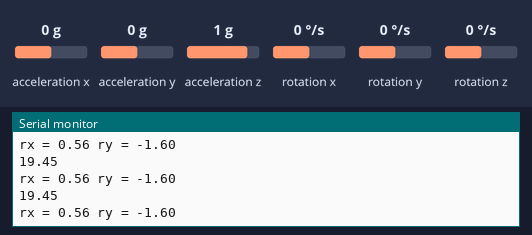
Simulated run of this sketch. Board: Arduino Uno, built with avr-gcc and run on an emulated ATmega328P. Shown: the last lines printed to the serial monitor. Inputs (shaded band) come from the test bench; at power-on: rotation z 0 °/s, acceleration x 0 g, acceleration y 0 g, acceleration z 1 g, rotation x 0 °/s, rotation y 0 °/s.

Above: at 3.2 s.
3.3 s: rotation z set to -192 °/s
At 4.4 s:
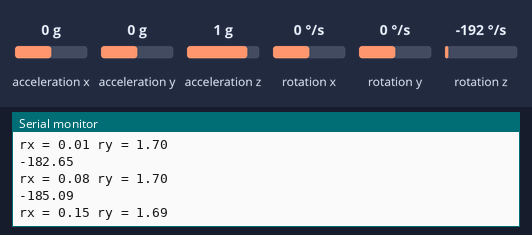
4.8 s: rotation z set to -100 °/s
At 5.9 s:
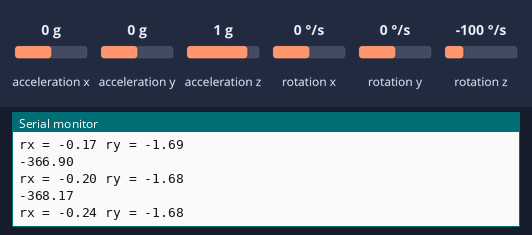
Timing chart, 0 to 7.8 s (numbered marks = the images above; inputs shaded):
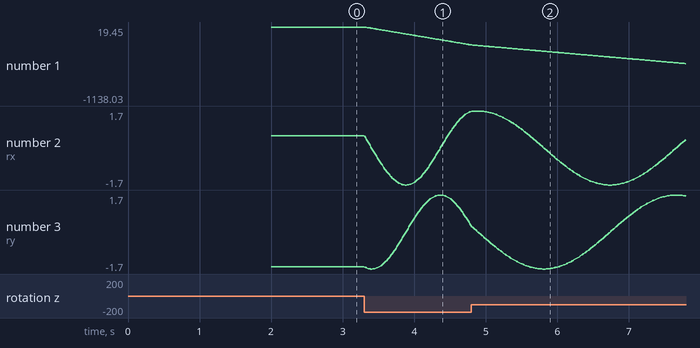

Measured:
- after the input at 3.3 s, the serial monitor: prints a new line at once (image 1)
- plotted number 1: 19.45 → -259.79 after the input at 3.3 s
- plotted number 2: 0.56 → 1.67 after the input at 3.3 s
- plotted number 3: -1.6 → 0.3 after the input at 3.3 s

The sketch:

3.ino
```cpp
// (licence header left out)
 double startz = 0.0 ;
 double diff = 0.0 ;
 double realdiff = 0.0 ;
 double r = 1.696827923 ;
 double rx = 0.0;
 double ry = 0.0;
 #include "Wire.h"
 #include <MPU6050_light.h>
 MPU6050 mpu(Wire);
 unsigned long timer = 0;
 void setup() {
   Serial.begin(115200);
   Serial.print("hello");
   Wire.begin();
 byte status = mpu.begin();
   Serial.print(F("MPU6050 status: "));
   Serial.println(status);
   while (status != 0) { } // stop everything if could not connect to MPU6050
 Serial.println(F("Calculating offsets, do not move MPU6050"));
   delay(1000);
   mpu.calcOffsets(); // gyro and accelero
   Serial.println("Done!\n");
   mpu.update();
   startz = mpu.getAngleZ();
 }
 void loop() {
   mpu.update();
 if ((millis() - timer) > 10) { // print data every 10ms
     //Serial.print("X : ");
     //Serial.print(mpu.getAngleX());
     //Serial.print("\tY : ");
     //Serial.print(mpu.getAngleY());
     //Serial.print("Z : ");
     //Serial.println(mpu.getAngleZ());

     if((mpu.getAngleZ() - startz+19.45)>0)
     {
      diff = mpu.getAngleZ() - startz + 19.45;
     Serial.println(diff);
     if(diff>360)
     {
      diff = diff - 360;
     }

     if(diff>=270)
     {
      //quotant 4
        diff = diff - 270 ;
        rx = r*cos(diff*3.14/180);
        ry = r*sin(diff*3.14/180);
        rx = -1*abs(rx);
        ry = -1*abs(ry);
     }
     else if(diff>=180)
     {
        //quotant 3
        diff = diff - 180 ;
        rx = r*sin(diff*3.14/180);
        ry = r*cos(diff*3.14/180);
        rx = -1*abs(rx);
        ry = abs(ry);
     }
     else if(diff>=90)
     {
        //quotant 2
        diff = diff - 90 ;
        rx = r*cos(diff*3.14/180);
        ry = r*sin(diff*3.14/180);
        rx = abs(rx);
        ry = abs(ry);
     }
     else if(diff<90)
     {
        //quotant 1
        rx = r*sin(diff*3.14/180);
        ry = r*cos(diff*3.14/180);
        rx = abs(rx);
        ry = -1*abs(ry);
     }
     }
     else if((mpu.getAngleZ() - startz+19.45)<0)
     {
     diff = mpu.getAngleZ() - startz + 19.45;
     Serial.println(diff);
     if(diff<-360)
     {
      diff = diff + 360;
     }

     if(diff<=-270)
     {
        //quotant -4
        diff = diff + 270 ;
        rx = r*cos(diff*3.14/180);
        ry = r*sin(diff*3.14/180);
        rx = abs(rx);
        ry = -1*abs(ry);
     }
     else if(diff<=-180)
     {
        //quotant -3
        diff = diff + 180 ;
        rx = r*sin(diff*3.14/180);
        ry = r*cos(diff*3.14/180);
        rx = abs(rx);
        ry = abs(ry);
     }
     else if(diff<=-90)
     {
        //quotant -2
        diff = diff + 90 ;
        rx = r*cos(diff*3.14/180);
        ry = r*sin(diff*3.14/180);
        rx = -1*abs(rx);
        ry = abs(ry);
     }
     else if(diff>-90)
     {
        //quotant -1
        rx = r*sin(diff*3.14/180);
        ry = r*cos(diff*3.14/180);
        rx = -1*abs(rx);
        ry = -1*abs(ry);
     }
     }

     Serial.print("rx = ");
     Serial.print(rx);
     Serial.print(" ry = ");
     Serial.println(ry);
     timer = millis();
 }
 }
```
